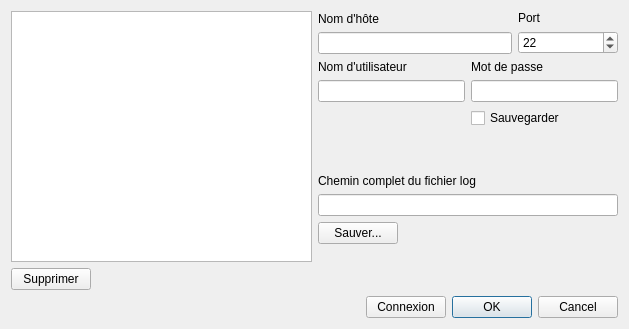
<?xml version="1.0" encoding="UTF-8"?>
<ui version="4.0">
 <class>SiteManager</class>
 <widget class="QDialog" name="SiteManager">
  <property name="geometry">
   <rect>
    <x>0</x>
    <y>0</y>
    <width>629</width>
    <height>329</height>
   </rect>
  </property>
  <property name="windowTitle">
   <string>Gestionnaire de serveurs</string>
  </property>
  <layout class="QGridLayout" name="gridLayout_2">
   <item row="0" column="0">
    <layout class="QVBoxLayout" name="verticalLayout_7">
     <item>
      <widget class="QListWidget" name="listWidget">
       <property name="sizePolicy">
        <sizepolicy hsizetype="Minimum" vsizetype="Expanding">
         <horstretch>0</horstretch>
         <verstretch>0</verstretch>
        </sizepolicy>
       </property>
      </widget>
     </item>
     <item>
      <layout class="QHBoxLayout" name="horizontalLayout_5">
       <item>
        <widget class="QPushButton" name="deleteButton">
         <property name="text">
          <string>Supprimer</string>
         </property>
        </widget>
       </item>
       <item>
        <spacer name="horizontalSpacer_2">
         <property name="orientation">
          <enum>Qt::Horizontal</enum>
         </property>
         <property name="sizeHint" stdset="0">
          <size>
           <width>40</width>
           <height>20</height>
          </size>
         </property>
        </spacer>
       </item>
      </layout>
     </item>
    </layout>
   </item>
   <item row="0" column="1">
    <layout class="QVBoxLayout" name="verticalLayout_5">
     <item>
      <layout class="QGridLayout" name="gridLayout">
       <item row="0" column="0" colspan="2">
        <layout class="QHBoxLayout" name="horizontalLayout_2">
         <item>
          <layout class="QVBoxLayout" name="verticalLayout">
           <item>
            <widget class="QLabel" name="label">
             <property name="text">
              <string>Nom d'hôte</string>
             </property>
            </widget>
           </item>
           <item>
            <widget class="QLineEdit" name="servername">
             <property name="sizePolicy">
              <sizepolicy hsizetype="MinimumExpanding" vsizetype="Fixed">
               <horstretch>0</horstretch>
               <verstretch>0</verstretch>
              </sizepolicy>
             </property>
            </widget>
           </item>
          </layout>
         </item>
         <item>
          <layout class="QVBoxLayout" name="verticalLayout_2">
           <item>
            <widget class="QLabel" name="label_2">
             <property name="text">
              <string>Port</string>
             </property>
            </widget>
           </item>
           <item>
            <layout class="QHBoxLayout" name="horizontalLayout">
             <item>
              <widget class="QSpinBox" name="port">
               <property name="sizePolicy">
                <sizepolicy hsizetype="Fixed" vsizetype="Fixed">
                 <horstretch>0</horstretch>
                 <verstretch>0</verstretch>
                </sizepolicy>
               </property>
               <property name="minimumSize">
                <size>
                 <width>100</width>
                 <height>0</height>
                </size>
               </property>
               <property name="value">
                <number>22</number>
               </property>
              </widget>
             </item>
            </layout>
           </item>
          </layout>
         </item>
        </layout>
       </item>
       <item row="1" column="0">
        <layout class="QVBoxLayout" name="verticalLayout_3">
         <item>
          <widget class="QLabel" name="label_4">
           <property name="text">
            <string>Nom d'utilisateur</string>
           </property>
          </widget>
         </item>
         <item>
          <widget class="QLineEdit" name="username"/>
         </item>
         <item>
          <spacer name="verticalSpacer_2">
           <property name="orientation">
            <enum>Qt::Vertical</enum>
           </property>
           <property name="sizeHint" stdset="0">
            <size>
             <width>20</width>
             <height>40</height>
            </size>
           </property>
          </spacer>
         </item>
        </layout>
       </item>
       <item row="1" column="1">
        <layout class="QVBoxLayout" name="verticalLayout_4">
         <item>
          <widget class="QLabel" name="label_3">
           <property name="text">
            <string>Mot de passe</string>
           </property>
          </widget>
         </item>
         <item>
          <widget class="QLineEdit" name="password"/>
         </item>
         <item>
          <widget class="QCheckBox" name="savePassword">
           <property name="text">
            <string>Sauvegarder</string>
           </property>
          </widget>
         </item>
         <item>
          <spacer name="verticalSpacer_3">
           <property name="orientation">
            <enum>Qt::Vertical</enum>
           </property>
           <property name="sizeHint" stdset="0">
            <size>
             <width>20</width>
             <height>40</height>
            </size>
           </property>
          </spacer>
         </item>
        </layout>
       </item>
      </layout>
     </item>
     <item>
      <layout class="QVBoxLayout" name="verticalLayout_6">
       <item>
        <widget class="QLabel" name="label_5">
         <property name="text">
          <string>Chemin complet du fichier log</string>
         </property>
        </widget>
       </item>
       <item>
        <widget class="QLineEdit" name="filename"/>
       </item>
      </layout>
     </item>
     <item>
      <layout class="QHBoxLayout" name="horizontalLayout_4">
       <item>
        <widget class="QPushButton" name="addButton">
         <property name="text">
          <string>Sauver...</string>
         </property>
        </widget>
       </item>
       <item>
        <spacer name="horizontalSpacer">
         <property name="orientation">
          <enum>Qt::Horizontal</enum>
         </property>
         <property name="sizeHint" stdset="0">
          <size>
           <width>40</width>
           <height>20</height>
          </size>
         </property>
        </spacer>
       </item>
      </layout>
     </item>
     <item>
      <spacer name="verticalSpacer">
       <property name="orientation">
        <enum>Qt::Vertical</enum>
       </property>
       <property name="sizeHint" stdset="0">
        <size>
         <width>20</width>
         <height>40</height>
        </size>
       </property>
      </spacer>
     </item>
    </layout>
   </item>
   <item row="1" column="0" colspan="2">
    <layout class="QHBoxLayout" name="horizontalLayout_3">
     <item>
      <spacer name="horizontalSpacer_3">
       <property name="orientation">
        <enum>Qt::Horizontal</enum>
       </property>
       <property name="sizeHint" stdset="0">
        <size>
         <width>40</width>
         <height>20</height>
        </size>
       </property>
      </spacer>
     </item>
     <item>
      <widget class="QPushButton" name="openButton">
       <property name="text">
        <string>Connexion</string>
       </property>
      </widget>
     </item>
     <item>
      <widget class="QDialogButtonBox" name="buttonBox">
       <property name="sizePolicy">
        <sizepolicy hsizetype="Maximum" vsizetype="Fixed">
         <horstretch>0</horstretch>
         <verstretch>0</verstretch>
        </sizepolicy>
       </property>
       <property name="orientation">
        <enum>Qt::Horizontal</enum>
       </property>
       <property name="standardButtons">
        <set>QDialogButtonBox::Cancel|QDialogButtonBox::Ok</set>
       </property>
      </widget>
     </item>
    </layout>
   </item>
  </layout>
 </widget>
 <resources/>
 <connections>
  <connection>
   <sender>buttonBox</sender>
   <signal>accepted()</signal>
   <receiver>SiteManager</receiver>
   <slot>accept()</slot>
   <hints>
    <hint type="sourcelabel">
     <x>536</x>
     <y>310</y>
    </hint>
    <hint type="destinationlabel">
     <x>157</x>
     <y>274</y>
    </hint>
   </hints>
  </connection>
  <connection>
   <sender>buttonBox</sender>
   <signal>rejected()</signal>
   <receiver>SiteManager</receiver>
   <slot>reject()</slot>
   <hints>
    <hint type="sourcelabel">
     <x>604</x>
     <y>316</y>
    </hint>
    <hint type="destinationlabel">
     <x>286</x>
     <y>274</y>
    </hint>
   </hints>
  </connection>
 </connections>
</ui>
